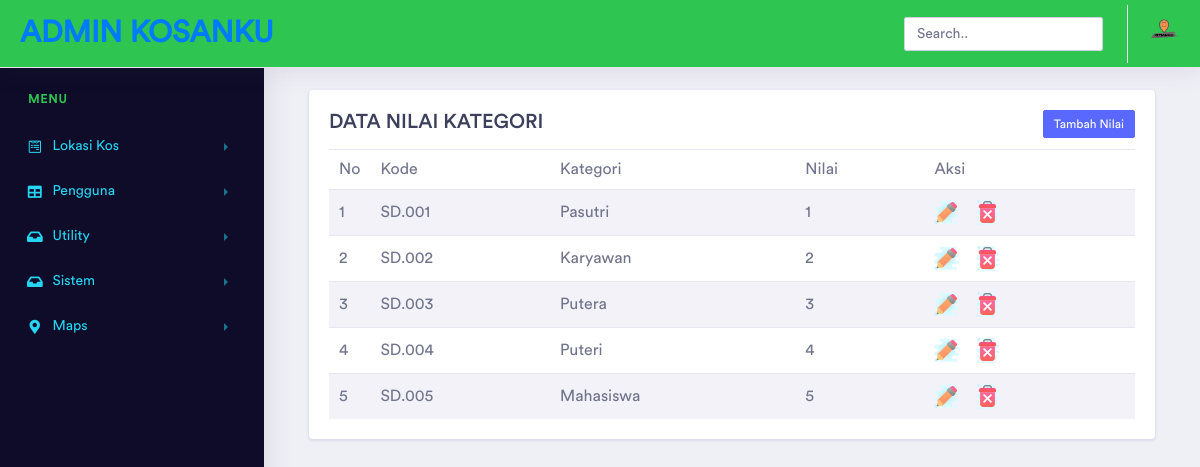
The page /pages/media.php?module=data-kategori (signed in) on the database its author committed.
### tables this page shows
CREATE TABLE `kategori` (
  `id_kategori` varchar(15) NOT NULL,
  `nama_kategori` varchar(35) NOT NULL,
  `ket_nilai` int(3) NOT NULL
);

### pages/modul/mod_kategori/kategori-nilai.php (the view, shortened to what this page needs)
<?php
 if (empty($_SESSION['username']) AND empty($_SESSION['passuser'])){
  echo "<link href='style.css' rel='stylesheet' type='text/css'>
 <center>Untuk mengakses modul, Anda harus login <br>";
  echo "<a href=../../index.php><b>LOGIN</b></a></center>";
}
else{
$aksi="modul/mod_kategori/aksi_kategori-nilai.php";
switch($_GET[act]){
  default:
    if ($_SESSION[leveluser]=='admin'){
      $tampil = mysql_query("SELECT * FROM kategori ORDER BY id_kategori");
    }
    echo "
    <div class='col-xl-16 col-lg-16 col-md-12 col-sm-12 col-12'>
      <div class='card'>
        <div class='card-body'>
        <div class='row'>
          <div class='col-sm-6'>
              <h3>DATA NILAI KATEGORI</h3>
          </div>
          <div class='col-sm-6 text-right'>
              <input type=button value='Tambah Nilai' class='btn btn-primary btn-xs' onclick=\"window.location.href='?module=data-kategori&act=tambahkategori';\">
          </div>
        </div>
            <div class='table-responsive '>
              <table class='table table-striped'><thead>
                    <tr>
                    <td class='left'>No</td>
                    <td class='left'>Kode</td>
                    <td class='left'>Kategori</td>
                    <td class='left'>Nilai</td>
                    <td class='center'>Aksi</td>
                    </tr></thead> ";
                    $no=1;
                    while ($r=mysql_fetch_array($tampil)){
                       echo "<tr><td class='left' width='25'>$no</td>
                             <td class='left'>$r[id_kategori]</td>
                             <td class='left'>$r[nama_kategori]</td>
                             <td class='left'>$r[ket_nilai]</td>
                		         <td class='left'>
                                <a href=?module=data-kategori&act=editkategori&id=$r[id_kategori]>
                                    <img src='../img/edit.png' border='0' title='edit' />
                                </a>
                                &nbsp;&nbsp;
                                <a href=javascript:confirmHold('$aksi?module=data-kategori&act=hapus&id=$r[id_kategori]')>
                                    <img src='../img/del.png' border='0' title='hapus' />
                                </a>
                             </td>
                             </tr>";
                      $no++;
                    }
        echo "</table>
         </div>
        </div>
      </div>
    </div>";
break;
}
}
?>

### rows shown on the page
kategori: id_kategori "SD.001", nama_kategori "Pasutri", ket_nilai "1"
kategori: id_kategori "SD.002", nama_kategori "Karyawan", ket_nilai "2"
kategori: id_kategori "SD.003", nama_kategori "Putera", ket_nilai "3"
kategori: id_kategori "SD.004", nama_kategori "Puteri", ket_nilai "4"
kategori: id_kategori "SD.005", nama_kategori "Mahasiswa", ket_nilai "5"
